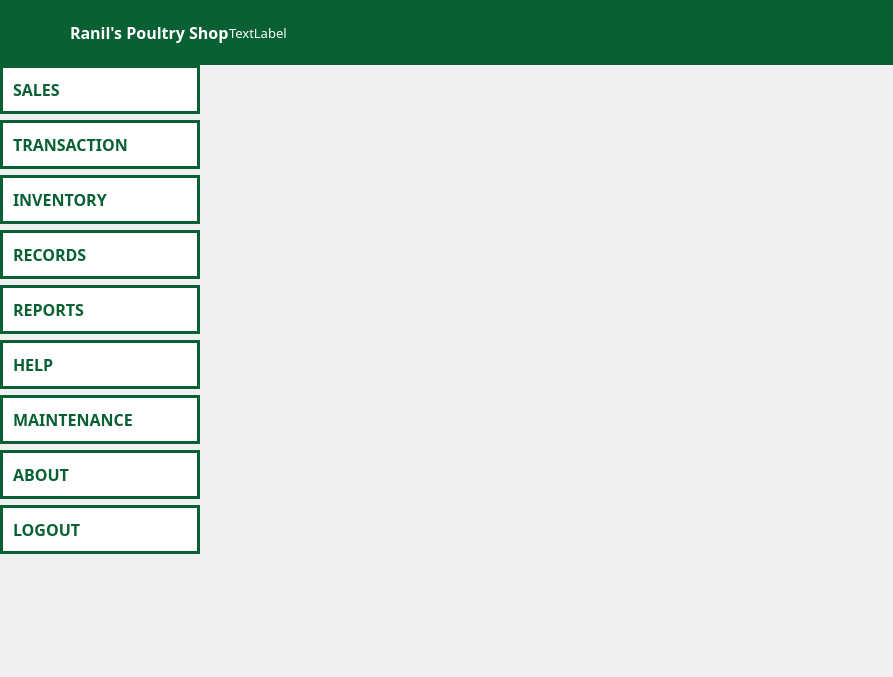
<?xml version="1.0" encoding="UTF-8"?>
<ui version="4.0">
 <class>MainWindow</class>
 <widget class="QMainWindow" name="MainWindow">
  <property name="geometry">
   <rect>
    <x>0</x>
    <y>0</y>
    <width>893</width>
    <height>677</height>
   </rect>
  </property>
  <property name="windowTitle">
   <string>MainWindow</string>
  </property>
  <property name="styleSheet">
   <string notr="true">QMainWindow {
	var w = window.innerWidth;
	var h = window.innerHeight;
	print(w)
	print(h)
}</string>
  </property>
  <widget class="QWidget" name="centralwidget">
   <property name="styleSheet">
    <string notr="true">/*Nav Bar*/
#top_bar{
	background-color: #096033;
}
#menu_btn{
	border: 2px solid #096033;
	text-align: left;
	padding-left: 15px;
	background-color: #096033;
}
#menu_btn:checked, #menu_btn:toggled{
	background-color: white;
}

/* Side Buttons */ 
#about_sdbtn, #help_sdbtn ,#inventory_sdbtn, #maintenance_sdbtn, #records_sdbtn,#registration_sdbtn,#reports_sdbtn,#sales_sdbtn,#security_sdbtn,#transaction_sdbtn, #log_out_sdbtn{
	color: #096033;
	border: 3px solid #096033;
	text-align: left;
	padding: 10px 10px;
	background-color: white;
	margin: 0px;
}
#about_sdbtn:hover, #help_sdbtn:hover ,#inventory_sdbtn:hover, #maintenance_sdbtn:hover, #records_sdbtn:hover,#registration_sdbtn:hover,#reports_sdbtn:hover,#sales_sdbtn:hover,#security_sdbtn:hover,#transaction_sdbtn:hover, #log_out_sdbtn:hover {
	background-color: #096033;
	color: white;
}
#about_sdbtn:checked, #help_sdbtn:checked,#inventory_sdbtn:checked, #maintenance_sdbtn:checked, #records_sdbtn:checked,#registration_sdbtn:checked,#reports_sdbtn:checked,#sales_sdbtn:checked,#security_sdbtn:checked,#transaction_sdbtn:checked , #log_out_sdbtn:checked{
	background-color: #096033;
	color: white;
}
#nav_text, #CScreen_L, #User_L {
	color: white;
}
</string>
   </property>
   <layout class="QVBoxLayout" name="verticalLayout_2">
    <property name="spacing">
     <number>0</number>
    </property>
    <property name="leftMargin">
     <number>0</number>
    </property>
    <property name="topMargin">
     <number>0</number>
    </property>
    <property name="rightMargin">
     <number>0</number>
    </property>
    <property name="bottomMargin">
     <number>0</number>
    </property>
    <item>
     <widget class="QWidget" name="top_bar" native="true">
      <property name="sizePolicy">
       <sizepolicy hsizetype="Preferred" vsizetype="Fixed">
        <horstretch>0</horstretch>
        <verstretch>0</verstretch>
       </sizepolicy>
      </property>
      <property name="minimumSize">
       <size>
        <width>0</width>
        <height>65</height>
       </size>
      </property>
      <property name="styleSheet">
       <string notr="true"/>
      </property>
      <layout class="QHBoxLayout" name="horizontalLayout_2">
       <property name="spacing">
        <number>0</number>
       </property>
       <property name="leftMargin">
        <number>0</number>
       </property>
       <property name="topMargin">
        <number>0</number>
       </property>
       <property name="rightMargin">
        <number>0</number>
       </property>
       <property name="bottomMargin">
        <number>0</number>
       </property>
       <item>
        <widget class="QPushButton" name="menu_btn">
         <property name="sizePolicy">
          <sizepolicy hsizetype="Fixed" vsizetype="Minimum">
           <horstretch>0</horstretch>
           <verstretch>0</verstretch>
          </sizepolicy>
         </property>
         <property name="minimumSize">
          <size>
           <width>60</width>
           <height>25</height>
          </size>
         </property>
         <property name="cursor">
          <cursorShape>ArrowCursor</cursorShape>
         </property>
         <property name="styleSheet">
          <string notr="true"/>
         </property>
         <property name="text">
          <string/>
         </property>
         <property name="icon">
          <iconset resource="../assets/All_In_Resource.qrc">
           <normaloff>:/Icons/Icons/option white.png</normaloff>
           <normalon>:/Icons/Icons/option green.png</normalon>:/Icons/Icons/option white.png</iconset>
         </property>
         <property name="iconSize">
          <size>
           <width>25</width>
           <height>25</height>
          </size>
         </property>
         <property name="checkable">
          <bool>true</bool>
         </property>
         <property name="checked">
          <bool>false</bool>
         </property>
         <property name="autoExclusive">
          <bool>false</bool>
         </property>
        </widget>
       </item>
       <item>
        <spacer name="horizontalSpacer">
         <property name="orientation">
          <enum>Qt::Horizontal</enum>
         </property>
         <property name="sizeType">
          <enum>QSizePolicy::Minimum</enum>
         </property>
         <property name="sizeHint" stdset="0">
          <size>
           <width>10</width>
           <height>20</height>
          </size>
         </property>
        </spacer>
       </item>
       <item>
        <widget class="QLabel" name="nav_text">
         <property name="font">
          <font>
           <family>DM Sans</family>
           <pointsize>12</pointsize>
           <bold>true</bold>
          </font>
         </property>
         <property name="styleSheet">
          <string notr="true"/>
         </property>
         <property name="text">
          <string>Ranil's Poultry Shop</string>
         </property>
        </widget>
       </item>
       <item>
        <widget class="QLabel" name="User_L">
         <property name="font">
          <font>
           <family>DM Sans</family>
           <pointsize>10</pointsize>
          </font>
         </property>
         <property name="text">
          <string>TextLabel</string>
         </property>
        </widget>
       </item>
       <item>
        <spacer name="horizontalSpacer_2">
         <property name="orientation">
          <enum>Qt::Horizontal</enum>
         </property>
         <property name="sizeHint" stdset="0">
          <size>
           <width>40</width>
           <height>20</height>
          </size>
         </property>
        </spacer>
       </item>
       <item>
        <widget class="QLabel" name="RANIL_logo">
         <property name="sizePolicy">
          <sizepolicy hsizetype="Fixed" vsizetype="Fixed">
           <horstretch>0</horstretch>
           <verstretch>0</verstretch>
          </sizepolicy>
         </property>
         <property name="maximumSize">
          <size>
           <width>65</width>
           <height>65</height>
          </size>
         </property>
         <property name="text">
          <string/>
         </property>
         <property name="pixmap">
          <pixmap resource="../assets/All_In_Resource.qrc">:/Icons/images/Ranil_ICON.png</pixmap>
         </property>
         <property name="scaledContents">
          <bool>true</bool>
         </property>
        </widget>
       </item>
      </layout>
     </widget>
    </item>
    <item>
     <widget class="QWidget" name="widget_2" native="true">
      <layout class="QHBoxLayout" name="horizontalLayout">
       <property name="spacing">
        <number>0</number>
       </property>
       <property name="leftMargin">
        <number>0</number>
       </property>
       <property name="topMargin">
        <number>0</number>
       </property>
       <property name="rightMargin">
        <number>0</number>
       </property>
       <property name="bottomMargin">
        <number>0</number>
       </property>
       <item>
        <widget class="QScrollArea" name="scrollArea">
         <property name="sizePolicy">
          <sizepolicy hsizetype="Fixed" vsizetype="Expanding">
           <horstretch>0</horstretch>
           <verstretch>0</verstretch>
          </sizepolicy>
         </property>
         <property name="minimumSize">
          <size>
           <width>200</width>
           <height>0</height>
          </size>
         </property>
         <property name="font">
          <font>
           <family>DM Sans</family>
           <pointsize>10</pointsize>
           <bold>true</bold>
           <kerning>false</kerning>
           <hintingpreference>PreferNoHinting</hintingpreference>
          </font>
         </property>
         <property name="styleSheet">
          <string notr="true"/>
         </property>
         <property name="frameShape">
          <enum>QFrame::NoFrame</enum>
         </property>
         <property name="verticalScrollBarPolicy">
          <enum>Qt::ScrollBarAsNeeded</enum>
         </property>
         <property name="horizontalScrollBarPolicy">
          <enum>Qt::ScrollBarAlwaysOff</enum>
         </property>
         <property name="widgetResizable">
          <bool>true</bool>
         </property>
         <widget class="QWidget" name="sideBar">
          <property name="geometry">
           <rect>
            <x>0</x>
            <y>0</y>
            <width>200</width>
            <height>612</height>
           </rect>
          </property>
          <property name="sizePolicy">
           <sizepolicy hsizetype="Fixed" vsizetype="Preferred">
            <horstretch>0</horstretch>
            <verstretch>0</verstretch>
           </sizepolicy>
          </property>
          <property name="minimumSize">
           <size>
            <width>200</width>
            <height>0</height>
           </size>
          </property>
          <property name="setVisible" stdset="0">
           <bool>false</bool>
          </property>
          <layout class="QVBoxLayout" name="verticalLayout">
           <property name="leftMargin">
            <number>0</number>
           </property>
           <property name="topMargin">
            <number>0</number>
           </property>
           <property name="rightMargin">
            <number>0</number>
           </property>
           <property name="bottomMargin">
            <number>0</number>
           </property>
           <item>
            <widget class="QPushButton" name="sales_sdbtn">
             <property name="sizePolicy">
              <sizepolicy hsizetype="Expanding" vsizetype="Fixed">
               <horstretch>0</horstretch>
               <verstretch>0</verstretch>
              </sizepolicy>
             </property>
             <property name="minimumSize">
              <size>
               <width>150</width>
               <height>35</height>
              </size>
             </property>
             <property name="font">
              <font>
               <family>DM Sans</family>
               <pointsize>12</pointsize>
               <bold>true</bold>
              </font>
             </property>
             <property name="text">
              <string>SALES</string>
             </property>
             <property name="checkable">
              <bool>true</bool>
             </property>
             <property name="autoExclusive">
              <bool>true</bool>
             </property>
            </widget>
           </item>
           <item>
            <widget class="QPushButton" name="transaction_sdbtn">
             <property name="sizePolicy">
              <sizepolicy hsizetype="Expanding" vsizetype="Fixed">
               <horstretch>0</horstretch>
               <verstretch>0</verstretch>
              </sizepolicy>
             </property>
             <property name="minimumSize">
              <size>
               <width>150</width>
               <height>35</height>
              </size>
             </property>
             <property name="font">
              <font>
               <family>DM Sans</family>
               <pointsize>12</pointsize>
               <bold>true</bold>
              </font>
             </property>
             <property name="text">
              <string>TRANSACTION</string>
             </property>
             <property name="checkable">
              <bool>true</bool>
             </property>
             <property name="autoExclusive">
              <bool>true</bool>
             </property>
            </widget>
           </item>
           <item>
            <widget class="QPushButton" name="inventory_sdbtn">
             <property name="sizePolicy">
              <sizepolicy hsizetype="Expanding" vsizetype="Fixed">
               <horstretch>0</horstretch>
               <verstretch>0</verstretch>
              </sizepolicy>
             </property>
             <property name="minimumSize">
              <size>
               <width>150</width>
               <height>35</height>
              </size>
             </property>
             <property name="font">
              <font>
               <family>DM Sans</family>
               <pointsize>12</pointsize>
               <bold>true</bold>
              </font>
             </property>
             <property name="text">
              <string>INVENTORY</string>
             </property>
             <property name="checkable">
              <bool>true</bool>
             </property>
             <property name="autoExclusive">
              <bool>true</bool>
             </property>
            </widget>
           </item>
           <item>
            <widget class="QPushButton" name="records_sdbtn">
             <property name="sizePolicy">
              <sizepolicy hsizetype="Expanding" vsizetype="Fixed">
               <horstretch>0</horstretch>
               <verstretch>0</verstretch>
              </sizepolicy>
             </property>
             <property name="minimumSize">
              <size>
               <width>150</width>
               <height>35</height>
              </size>
             </property>
             <property name="font">
              <font>
               <family>DM Sans</family>
               <pointsize>12</pointsize>
               <bold>true</bold>
              </font>
             </property>
             <property name="text">
              <string>RECORDS</string>
             </property>
             <property name="checkable">
              <bool>true</bool>
             </property>
             <property name="autoExclusive">
              <bool>true</bool>
             </property>
            </widget>
           </item>
           <item>
            <widget class="QPushButton" name="reports_sdbtn">
             <property name="sizePolicy">
              <sizepolicy hsizetype="Expanding" vsizetype="Fixed">
               <horstretch>0</horstretch>
               <verstretch>0</verstretch>
              </sizepolicy>
             </property>
             <property name="minimumSize">
              <size>
               <width>150</width>
               <height>35</height>
              </size>
             </property>
             <property name="font">
              <font>
               <family>DM Sans</family>
               <pointsize>12</pointsize>
               <bold>true</bold>
              </font>
             </property>
             <property name="text">
              <string>REPORTS</string>
             </property>
             <property name="checkable">
              <bool>true</bool>
             </property>
             <property name="autoExclusive">
              <bool>true</bool>
             </property>
            </widget>
           </item>
           <item>
            <widget class="QPushButton" name="help_sdbtn">
             <property name="sizePolicy">
              <sizepolicy hsizetype="Expanding" vsizetype="Fixed">
               <horstretch>0</horstretch>
               <verstretch>0</verstretch>
              </sizepolicy>
             </property>
             <property name="minimumSize">
              <size>
               <width>150</width>
               <height>35</height>
              </size>
             </property>
             <property name="font">
              <font>
               <family>DM Sans</family>
               <pointsize>12</pointsize>
               <bold>true</bold>
              </font>
             </property>
             <property name="text">
              <string>HELP</string>
             </property>
             <property name="checkable">
              <bool>true</bool>
             </property>
             <property name="autoExclusive">
              <bool>true</bool>
             </property>
            </widget>
           </item>
           <item>
            <widget class="QPushButton" name="maintenance_sdbtn">
             <property name="sizePolicy">
              <sizepolicy hsizetype="Expanding" vsizetype="Fixed">
               <horstretch>0</horstretch>
               <verstretch>0</verstretch>
              </sizepolicy>
             </property>
             <property name="minimumSize">
              <size>
               <width>150</width>
               <height>35</height>
              </size>
             </property>
             <property name="font">
              <font>
               <family>DM Sans</family>
               <pointsize>12</pointsize>
               <bold>true</bold>
              </font>
             </property>
             <property name="text">
              <string>MAINTENANCE</string>
             </property>
             <property name="checkable">
              <bool>true</bool>
             </property>
             <property name="autoExclusive">
              <bool>true</bool>
             </property>
            </widget>
           </item>
           <item>
            <widget class="QPushButton" name="about_sdbtn">
             <property name="sizePolicy">
              <sizepolicy hsizetype="Expanding" vsizetype="Fixed">
               <horstretch>0</horstretch>
               <verstretch>0</verstretch>
              </sizepolicy>
             </property>
             <property name="minimumSize">
              <size>
               <width>150</width>
               <height>35</height>
              </size>
             </property>
             <property name="font">
              <font>
               <family>DM Sans</family>
               <pointsize>12</pointsize>
               <bold>true</bold>
              </font>
             </property>
             <property name="text">
              <string>ABOUT</string>
             </property>
             <property name="checkable">
              <bool>true</bool>
             </property>
             <property name="autoExclusive">
              <bool>true</bool>
             </property>
            </widget>
           </item>
           <item>
            <widget class="QPushButton" name="log_out_sdbtn">
             <property name="sizePolicy">
              <sizepolicy hsizetype="Expanding" vsizetype="Fixed">
               <horstretch>0</horstretch>
               <verstretch>0</verstretch>
              </sizepolicy>
             </property>
             <property name="minimumSize">
              <size>
               <width>150</width>
               <height>35</height>
              </size>
             </property>
             <property name="font">
              <font>
               <family>DM Sans</family>
               <pointsize>12</pointsize>
               <bold>true</bold>
              </font>
             </property>
             <property name="text">
              <string>LOGOUT</string>
             </property>
            </widget>
           </item>
           <item>
            <spacer name="verticalSpacer">
             <property name="orientation">
              <enum>Qt::Vertical</enum>
             </property>
             <property name="sizeHint" stdset="0">
              <size>
               <width>20</width>
               <height>40</height>
              </size>
             </property>
            </spacer>
           </item>
          </layout>
         </widget>
        </widget>
       </item>
       <item>
        <widget class="QStackedWidget" name="stackedWidget">
         <property name="minimumSize">
          <size>
           <width>0</width>
           <height>0</height>
          </size>
         </property>
         <property name="autoFillBackground">
          <bool>false</bool>
         </property>
         <widget class="QWidget" name="page"/>
         <widget class="QWidget" name="page_2"/>
        </widget>
       </item>
      </layout>
     </widget>
    </item>
   </layout>
  </widget>
 </widget>
 <resources>
  <include location="../assets/All_In_Resource.qrc"/>
 </resources>
 <connections/>
</ui>
